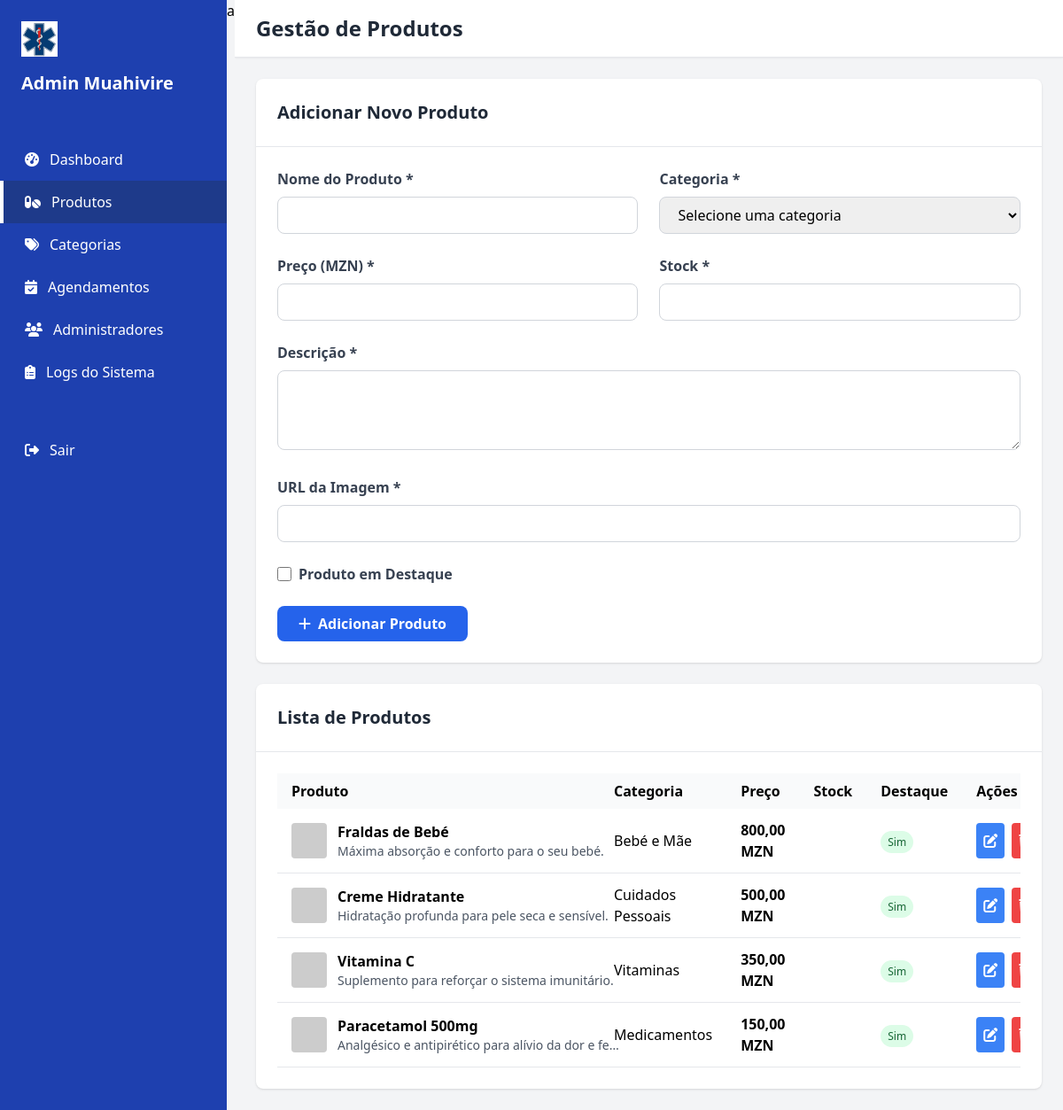
Page /admin_products.php (signed in) on the committed database.
### tables this page shows
CREATE TABLE `products` (
  `id` int(11) NOT NULL AUTO_INCREMENT,
  `name` varchar(255) NOT NULL,
  `description` text NOT NULL,
  `price` decimal(10,2) NOT NULL,
  `image_url` varchar(255) NOT NULL,
  `category_id` int(11) DEFAULT NULL,
  `is_featured` tinyint(1) NOT NULL DEFAULT 0,
  PRIMARY KEY (`id`),
  KEY `category_id` (`category_id`),
  CONSTRAINT `products_ibfk_1` FOREIGN KEY (`category_id`) REFERENCES `categories` (`id`)
);

CREATE TABLE `categories` (
  `id` int(11) NOT NULL AUTO_INCREMENT,
  `name` varchar(255) NOT NULL,
  `icon_class` varchar(255) NOT NULL,
  `color_class` varchar(255) NOT NULL,
  PRIMARY KEY (`id`)
);

### admin_products.php (the view, shortened to what this page needs)
<?php
include 'admin_config.php';
$products_result = $conn->query("SELECT p.*, c.name as category_name FROM products p LEFT JOIN categories c ON p.category_id = c.id ORDER BY p.id DESC");
?>
<!DOCTYPE html>
<html lang="pt">
<head>
    <script src="https://cdn.tailwindcss.com"></script>
    <link rel="stylesheet" href="https://cdnjs.cloudflare.com/ajax/libs/font-awesome/6.4.0/css/all.min.css">
</head>
<body class="bg-gray-100">
    <div class="flex h-screen">
        <?php include 'admin_sidebar.php'; ?>
        <div class="flex-1 overflow-auto">
            <header class="bg-white shadow-sm border-b">
                <div class="flex justify-between items-center px-6 py-4">
                    <h1 class="text-2xl font-bold text-gray-800">Gestão de Produtos</h1>
                </div>
            </header>
            <div class="p-6">
                <div class="bg-white rounded-lg shadow mb-6">
                    <div class="p-6 border-b">
                        <h2 class="text-xl font-bold text-gray-800" id="form-title">Adicionar Novo Produto</h2>
                    </div>
                    <div class="p-6">
                        <form method="POST" id="product-form">
                            <div class="grid grid-cols-1 md:grid-cols-2 gap-6">
                                <div>
                                    <label class="block text-gray-700 font-semibold mb-2">Nome do Produto *</label>
                                    <input type="text" name="name" id="product-name" required
                                           class="w-full px-4 py-2 border border-gray-300 rounded-lg focus:outline-none focus:ring-2 focus:ring-blue-500">
                                </div>
                                <div>
                                    <label class="block text-gray-700 font-semibold mb-2">Categoria *</label>
                                    <select name="category_id" id="product-category" required
                                            class="w-full px-4 py-2 border border-gray-300 rounded-lg focus:outline-none focus:ring-2 focus:ring-blue-500">
                                        <option value="">Selecione uma categoria</option>
                                    </select>
                                </div>
                                <div>
                                    <label class="block text-gray-700 font-semibold mb-2">Preço (MZN) *</label>
                                    <input type="number" name="price" id="product-price" step="0.01" required
                                           class="w-full px-4 py-2 border border-gray-300 rounded-lg focus:outline-none focus:ring-2 focus:ring-blue-500">
                                </div>
                                <div>
                                    <label class="block text-gray-700 font-semibold mb-2">Stock *</label>
                                    <input type="number" name="stock_quantity" id="product-stock" required
                                           class="w-full px-4 py-2 border border-gray-300 rounded-lg focus:outline-none focus:ring-2 focus:ring-blue-500">
                                </div>
                                <div class="md:col-span-2">
                                    <label class="block text-gray-700 font-semibold mb-2">Descrição *</label>
                                    <textarea name="description" id="product-description" required rows="3"
                                              class="w-full px-4 py-2 border border-gray-300 rounded-lg focus:outline-none focus:ring-2 focus:ring-blue-500"></textarea>
                                </div>
                                <div class="md:col-span-2">
                                    <label class="block text-gray-700 font-semibold mb-2">URL da Imagem *</label>
                                    <input type="url" name="image_url" id="product-image" required
                                           class="w-full px-4 py-2 border border-gray-300 rounded-lg focus:outline-none focus:ring-2 focus:ring-blue-500">
                                </div>
                                <div class="flex items-center">
                                    <input type="checkbox" name="is_featured" id="product-featured"
                                           class="w-4 h-4 text-blue-600 border-gray-300 rounded focus:ring-blue-500">
                                    <label for="product-featured" class="ml-2 text-gray-700 font-semibold">Produto em Destaque</label>
                                </div>
                            </div>
                            <div class="mt-6 flex space-x-4">
                                <button type="submit" name="add_product" id="add-btn"
                                        class="bg-blue-600 text-white px-6 py-2 rounded-lg font-semibold hover:bg-blue-700 transition duration-300">
                                    <i class="fas fa-plus mr-2"></i>Adicionar Produto
                                </button>
                            </div>
                        </form>
                    </div>
                </div>
                <div class="bg-white rounded-lg shadow">
                    <div class="p-6 border-b">
                        <h2 class="text-xl font-bold text-gray-800">Lista de Produtos</h2>
                    </div>
                    <div class="p-6">
                        <div class="overflow-x-auto">
                            <table class="w-full table-auto">
                                <thead>
                                    <tr class="bg-gray-50">
                                        <th class="px-4 py-2 text-left">Produto</th>
                                        <th class="px-4 py-2 text-left">Categoria</th>
                                        <th class="px-4 py-2 text-left">Preço</th>
                                        <th class="px-4 py-2 text-left">Stock</th>
                                        <th class="px-4 py-2 text-left">Destaque</th>
                                        <th class="px-4 py-2 text-left">Ações</th>
                                    </tr>
                                </thead>
                                <tbody>
                                    <?php while($product = $products_result->fetch_assoc()): ?>
                                        <tr class="border-b hover:bg-gray-50">
                                            <td class="px-4 py-3">
                                                <div class="flex items-center">
                                                    <img src="<?php echo htmlspecialchars($product['image_url']); ?>"
                                                         alt="<?php echo htmlspecialchars($product['name']); ?>"
                                                         class="w-10 h-10 object-cover rounded mr-3">
                                                    <div>
                                                        <p class="font-semibold"><?php echo htmlspecialchars($product['name']); ?></p>
                                                        <p class="text-sm text-gray-600 truncate max-w-xs"><?php echo htmlspecialchars($product['description']); ?></p>
                                                    </div>
                                                </div>
                                            </td>
                                            <td class="px-4 py-3"><?php echo htmlspecialchars($product['category_name']); ?></td>
                                            <td class="px-4 py-3 font-semibold"><?php echo number_format($product['price'], 2, ',', '.'); ?> MZN</td>
                                            <td class="px-4 py-3">
                                            </td>
                                            <td class="px-4 py-3">
                                                <?php if ($product['is_featured']): ?>
                                                    <span class="bg-green-100 text-green-800 text-xs px-2 py-1 rounded-full">Sim</span>
                                                <?php else: ?>
                                                    <span class="bg-gray-100 text-gray-800 text-xs px-2 py-1 rounded-full">Não</span>
                                                <?php endif; ?>
                                            </td>
                                            <td class="px-4 py-3">
                                                <div class="flex space-x-2">
                                                    <button onclick="editProduct(<?php echo $product['id']; ?>)"
                                                            class="bg-blue-500 text-white p-2 rounded hover:bg-blue-600 transition duration-300">
                                                        <i class="fas fa-edit"></i>
                                                    </button>
                                                    <a href="?delete=<?php echo $product['id']; ?>"
                                                       onclick="return confirm('Tem certeza que deseja deletar este produto?')"
                                                       class="bg-red-500 text-white p-2 rounded hover:bg-red-600 transition duration-300">
                                                    </a>
                                                </div>
                                            </td>
                                        </tr>
                                    <?php endwhile; ?>
                                </tbody>
                            </table>
                        </div>
                    </div>
                </div>
            </div>
        </div>
    </div>
</body>
</html>

### rows in the picture
products: name "Fraldas de Bebé", description "Máxima absorção e conforto para o seu bebé.", category.name "Bebé e Mãe", price "800,00", is_featured "Sim"
products: name "Creme Hidratante", description "Hidratação profunda para pele seca e sensível.", category.name "Cuidados Pessoais", price "500,00", is_featured "Sim"
products: name "Vitamina C", description "Suplemento para reforçar o sistema imunitário.", category.name "Vitaminas", price "350,00", is_featured "Sim"
products: name "Paracetamol 500mg", description "Analgésico e antipirético para alívio da dor e fe…", category.name "Medicamentos", price "150,00", is_featured "Sim"
